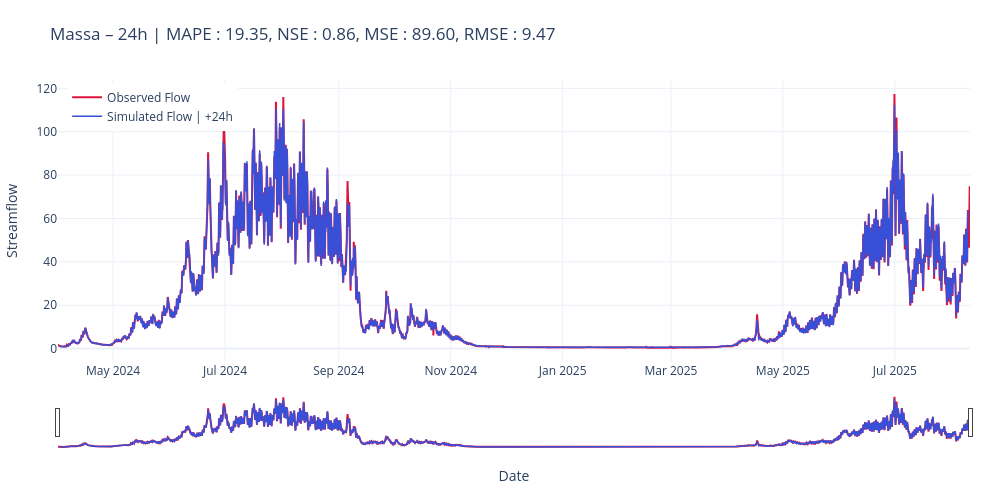

Here is the notebook cell this chart was saved with:
### Code cell
from custom.functions.Plot import plot_forecast_24h, plot_forecast_horizon_24h,plot_forecast_horizon_series

scores_str = str.join(', ', [f"{key} : {scores[key]:.2f}" for key in scores])
title24 = f"Massa – {cfg.predict_last_n}h | " + scores_str
# plot_forecast_24h(measured=y_true, predicted=y_pred, title=title24, mode="list", horizons=[1, 6, cfg.predict_last_n])
plot_forecast_24h(measured=y_true, predicted=y_pred, title=title24, mode="list", horizons=[cfg.predict_last_n])

### Figure 1 — Plotly figure (JSON) as saved in the notebook; plotly's stock layout.template omitted (floating-point values rounded to 4 significant figures; data arrays with more than 128 entries replaced by an {"elided": "..."} marker saying what was removed)
{"data": [{"line": {"color": "crimson", "width": 2}, "mode": "lines", "name": "Observed Flow", "type": "scatter", "x": {"elided": "11928 str values"}, "y": {"elided": "11928 float values"}}, {"line": {"color": "#3850D8", "width": 1.5}, "mode": "lines", "name": "Simulated Flow | +24h", "type": "scatter", "x": {"elided": "11879 str values"}, "y": {"elided": "11879 float values"}}], "layout": {"dragmode": "zoom", "height": 500, "hovermode": "x unified", "legend": {"x": 0.01, "xanchor": "left", "y": 0.99, "yanchor": "top"}, "margin": {"b": 50, "l": 50, "r": 30, "t": 80}, "title": {"text": "Massa – 24h | MAPE : 19.35, NSE : 0.86, MSE : 89.60, RMSE : 9.47"}, "width": 1000, "xaxis": {"rangeslider": {"visible": true}, "title": {"text": "Date"}}, "yaxis": {"title": {"text": "Streamflow"}}}}
